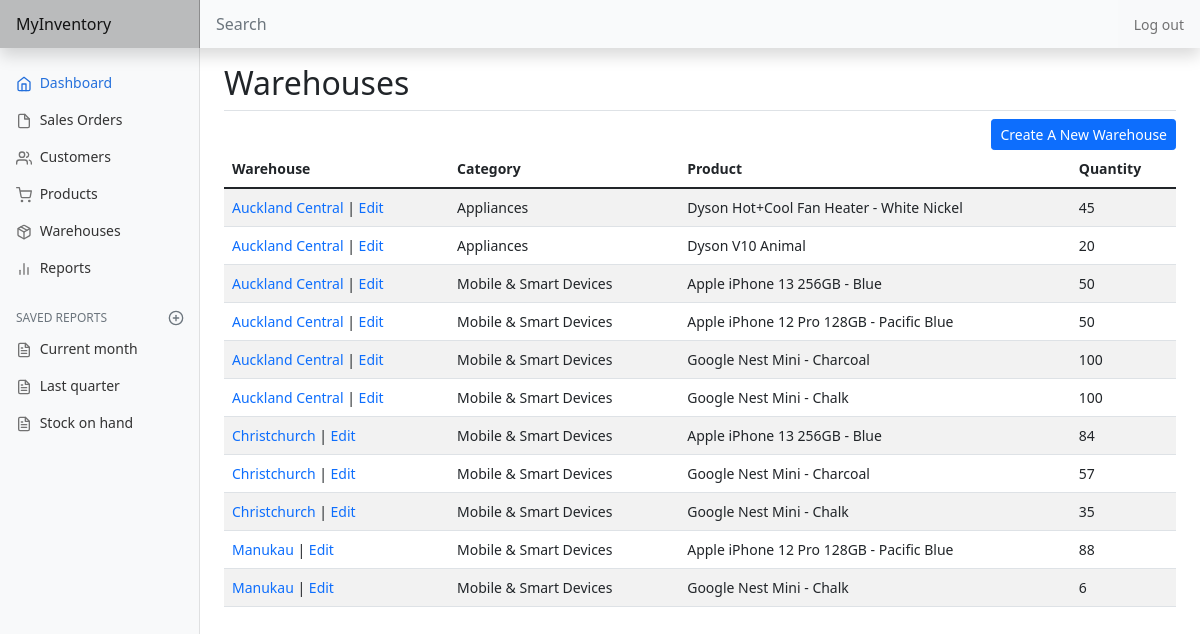
Page /warehouse/list (signed in) on the earlier database version.
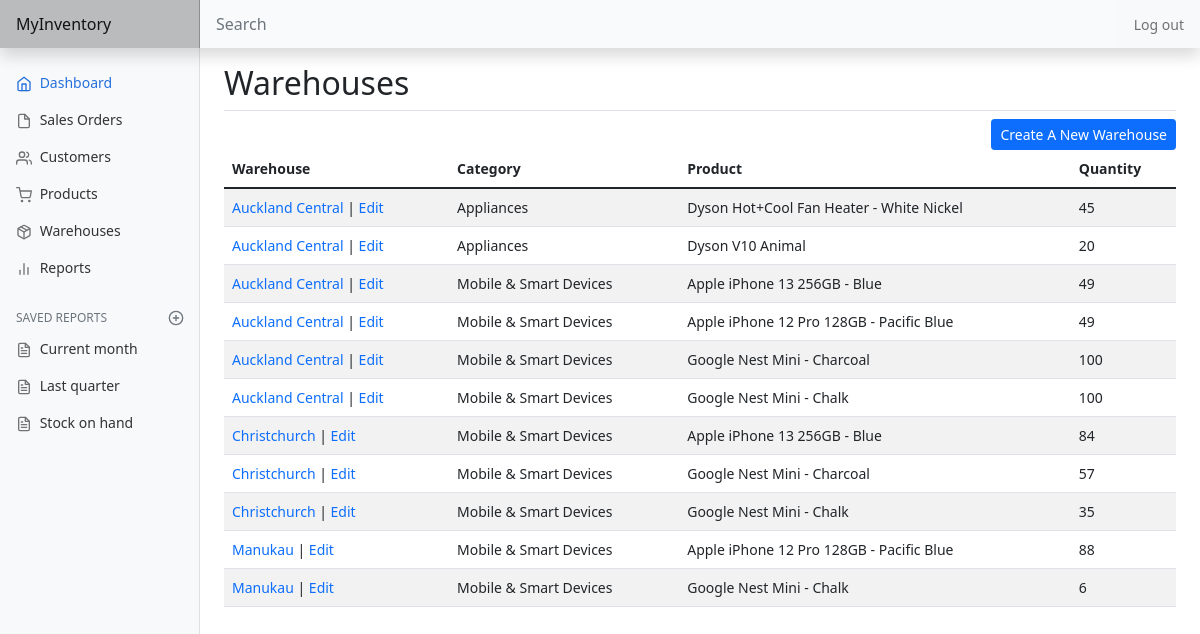
Same page on the later database version.
### inventory/models.py (models this page shows, shortened)
class Shelf(models.Model):
    user = models.ForeignKey(
        User, on_delete=models.CASCADE, related_name="shelves")
    warehouse = models.ForeignKey(Warehouse, on_delete=models.CASCADE)
    product = models.ForeignKey(Product, on_delete=models.CASCADE)
    quantity = models.DecimalField(
        max_digits=19, decimal_places=10, default=0)

class Warehouse(models.Model):
    user = models.ForeignKey(
        User, on_delete=models.CASCADE, related_name="warehouses")
    warehouse = models.CharField(max_length=64)
    def __str__(self):
        return f"{ self.warehouse }"

class Product(models.Model):
    user = models.ForeignKey(
        User, on_delete=models.CASCADE, related_name="products")
    name = models.CharField(max_length=100)
    sku = models.CharField(blank=True, max_length=20)
    barcode = models.CharField(blank=True, max_length=32)
    category = models.ForeignKey(ProductCategory, on_delete=models.PROTECT)
    batch = models.CharField(max_length=20)
    expiry_date = models.DateField(null=True, blank=True)
    unit_cost = models.DecimalField(
        max_digits=19, decimal_places=10, default=0)
    retail_price = models.DecimalField(
        max_digits=19, decimal_places=10, default=1)

class ProductCategory(models.Model):
    user = models.ForeignKey(
        User, on_delete=models.CASCADE, related_name="categories")
    category = models.CharField(max_length=64)
    def __str__(self):
        return f"{ self.category }"

### inventory/views.py (the view)
# urls.py: path('warehouse/list', views.warehouse, name="warehouse"),
@login_required
def warehouse(request):
    if not request.user.is_authenticated:
        return JsonResponse(status=404)
    warehouses = Warehouse.objects.filter(
        user=request.user).order_by('warehouse')
    shelves = Shelf.objects.filter(
        user=request.user).order_by('warehouse', '-product')
    return render(request, "inventory/warehouse.html", {
        'warehouses': warehouses,
        'shelves': shelves
    })

### inventory/templates/inventory/warehouse.html (shortened to what this page needs)
{% extends 'inventory/layout.html' %}
{% block body %}
    {% if view %}
        <h2>Viewing Warehouse</h2>
        <div class="d-flex justify-content-start border-top pt-2">
            <a class="btn btn-sm btn-primary" href="{% url 'warehouse' %}">Back</a>
        </div>
    {% else %}
        <h2>Warehouses</h2>
        <div class="d-flex justify-content-end border-top pt-2">
            <a class="btn btn-sm btn-primary" href="{% url 'create_warehouse' %}">Create A New Warehouse</a>
        </div>
    {% endif %}
    {% if not warehouses %}
        <span class="pagination">No warehouse.</span>
    {% else %}
        <div class="table-responsive-md">
            <table class="table table-striped table-hover">
                <thead>
                    <tr class="table-striped">
                        <th scope="col">Warehouse</th>
                        <th scope="col">Category</th>
                        <th scope="col">Product</th>
                        <th scope="col">Quantity</th>
                    </tr>
                </thead>
                <tbody>
                    {% for shelf in shelves %}
                        <tr class="table-striped">
                            <td>
                                {% if view %}
                                    {{ shelf.warehouse }}
                                {% else %}
                                    <a class="text-decoration-none" href="{% url 'view_warehouse' shelf.warehouse.id %}">{{ shelf.warehouse }}</a>
                                {% endif %}
                                 | <a class="edit-link fw-light" href="{% url 'edit_warehouse' shelf.warehouse.id %}">Edit</a>
                            </td>
                            <td>{{ shelf.product.category }}</td>
                            <td>{{ shelf.product.name }}</td>
                            <td>{{ shelf.quantity|floatformat:0 }}</td>
                        </tr>
                    {% endfor %}
                </tbody>
            </table>
        </div>
    {% endif %}
{% endblock %}

Differences in the rows shown:
changed Shelf (number 3 of 11 on the later page): quantity "50" → "49"
changed Shelf (number 4 of 11 on the later page): quantity "50" → "49"
